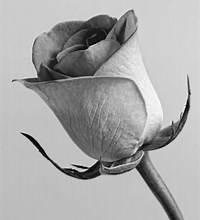
#> input picture rose.jpeg, 200 x 220 px
$ python Sobel.py
#> lines starting #> are read from the running program, lines starting #| are printed output that depends on the picture
import numpy as np
from scipy import signal
from PIL import Image
from matplotlib import pyplot as plt

original = 'rose.jpeg'
img = np.array(Image.open(original).convert("L"))  #打开图像并转化为灰度矩阵
# print(img)

# sobel算子
sobel_x = np.array([[-1, 0, 1], [-2, 0, 2], [-1, 0, 1]])
sobel_y = np.array([[-1, -2, -1], [0, 0, 0], [1, 2, 1]])

#convolve2d()第一个参数是原图像矩阵，第二个参数为卷积算子，指定边界样式为boundary=‘symm’，
# 然后指定关键字参数mode=“same”(输出矩阵大小和原图像矩阵相同)。

# 计算x方向的卷积
img1_x = signal.convolve2d(img, sobel_x, boundary='symm', mode='same')
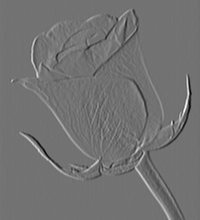
#> img1_x: shape (220, 200) int64; min -776, max 947, mean -0.5; drawn with min black and max white
# 计算y方向的卷积
img1_y = signal.convolve2d(img, sobel_y, boundary='symm', mode='same')
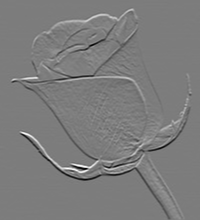
#> img1_y: shape (220, 200) int64; min -845, max 884, mean 0.9; drawn with min black and max white
#得到提督矩阵
img1_xy = np.sqrt(img1_x**2 + img1_y**2)
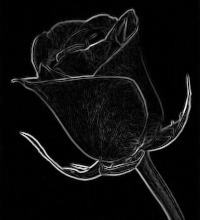
#> img1_xy: shape (220, 200) float64; min 0, max 987.8, mean 54.7; drawn with min black and max white
# 梯度矩阵归一到0-255
img1_xy = img1_xy * (255 / img.max())

#prewitt算子计算过程与sobel算子一样
prewitt_x = np.array([[-1, 0, 1], [-1, 0, 1], [-1, 0, 1]])

prewitt_y = np.array([[-1, -1, -1], [0, 0, 0], [1, 1, 1]])
img2_x = signal.convolve2d(img, prewitt_x, boundary='symm', mode="same")
img2_y = signal.convolve2d(img, prewitt_y, boundary='symm', mode="same")
img2_xy = np.sqrt(img2_x**2 + img2_y**2)
img2_xy = img2_xy * (255 / img2_xy.max())

# 绘制出图像
plt.subplot(1, 2, 1)
plt.imshow(np.absolute(img1_xy), cmap='gray_r')
plt.axis('off')
plt.subplot(1, 2, 2)
plt.imshow(np.absolute(img1_xy), cmap='gray_r')
plt.axis('off')
plt.show()
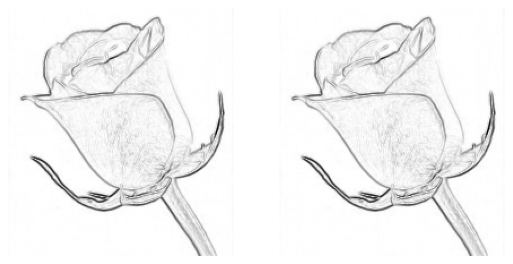
#> figure drawn by matplotlib, 2 panels

$ run again, with likeit.jpg copied over rose.jpeg
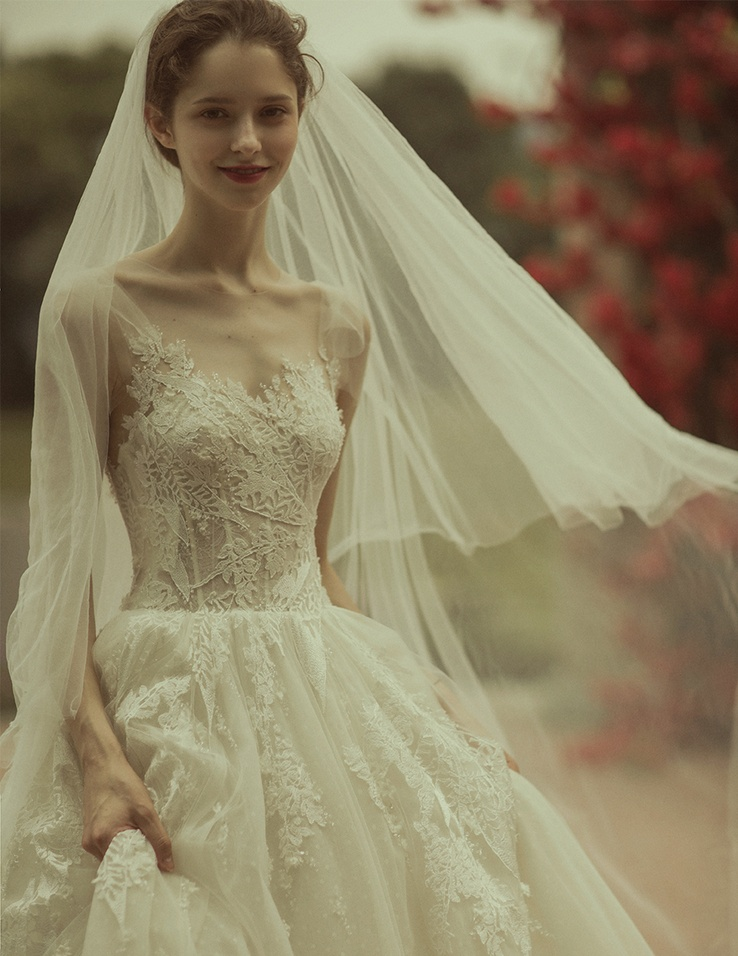
#> input picture likeit.jpg, 738 x 956 px, shrunk from 927 x 1200 before the run
#> `img1_y = signal.convolve2d(img, sobel_y, boundary='symm', mode='same')`:
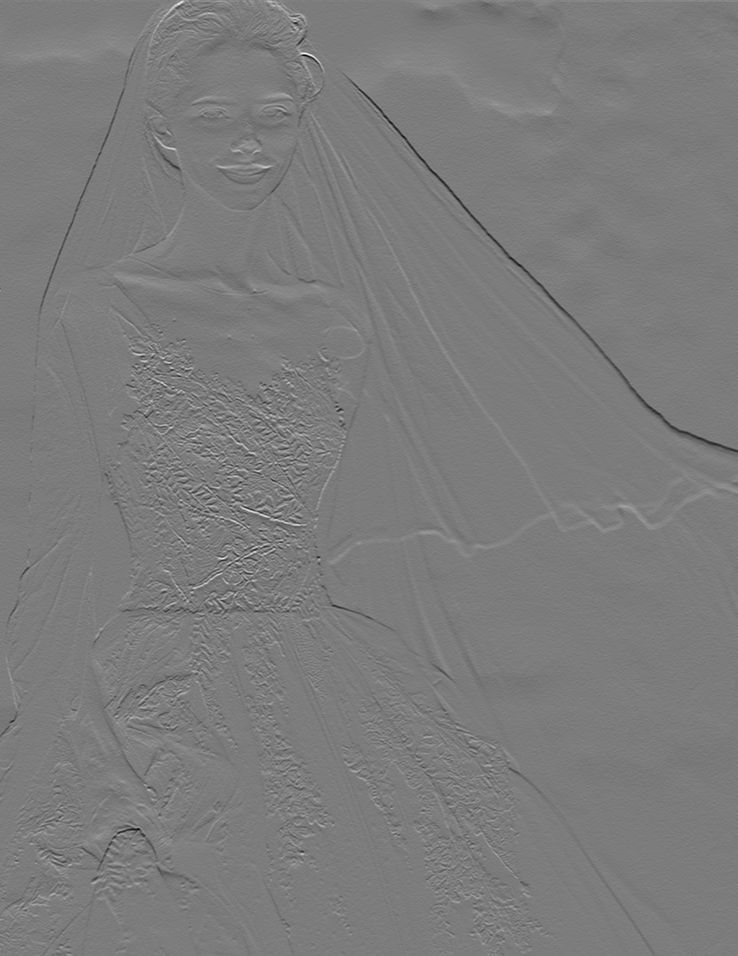
#> img1_y: shape (956, 738) int64; min -454, max 477, mean -0.2; drawn with min black and max white
#> `img1_xy = np.sqrt(img1_x**2 + img1_y**2)`:
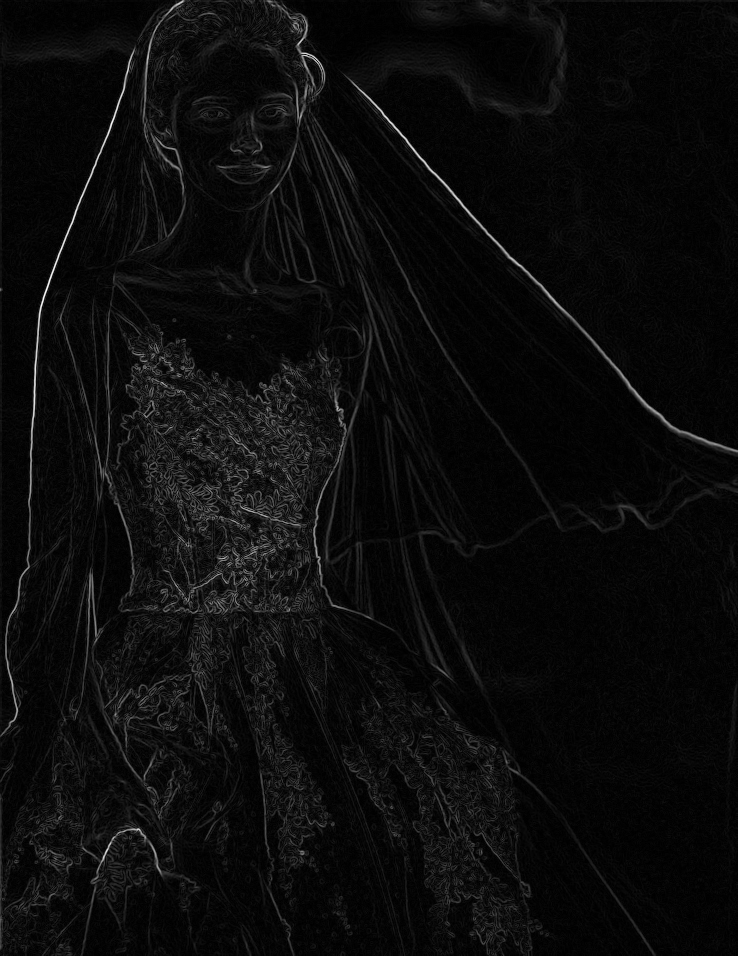
#> img1_xy: shape (956, 738) float64; min 0, max 544.6, mean 25.8; drawn with min black and max white
